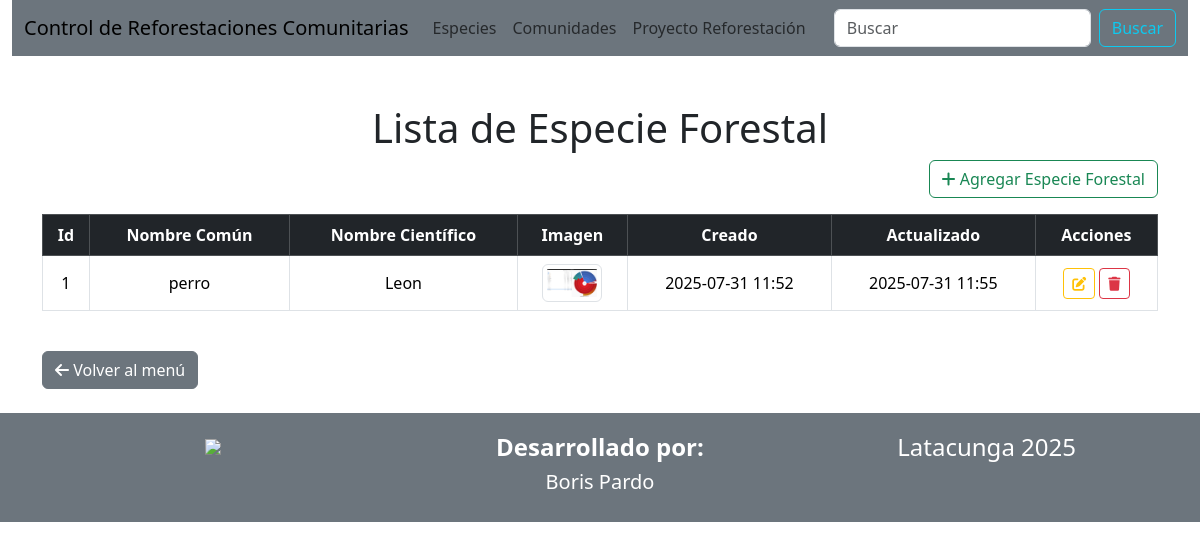
Before: /especie/ with the older database file.
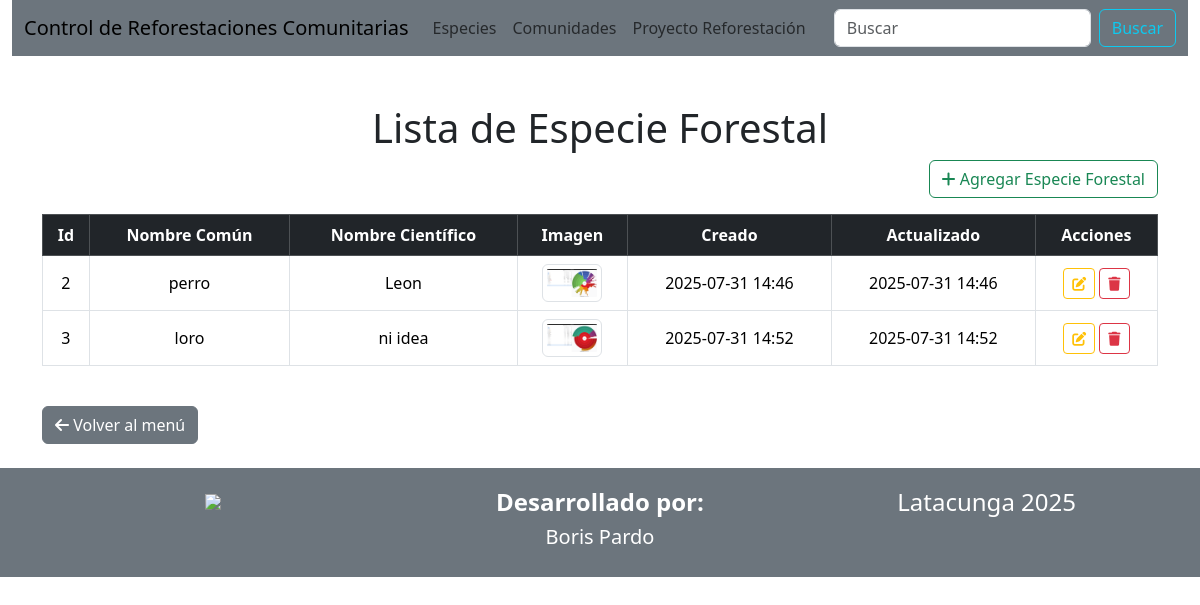
After: the same page with the newer database file.
### Aplicaciones/Especie/models.py (models this page shows, shortened)
class Especie(models.Model):
    nombre_comun = models.CharField(max_length=100)
    nombre_cientifico = models.CharField(max_length=150, blank=True)
    imagen = models.ImageField(upload_to='especies/', blank=True)
    creado = models.DateTimeField(auto_now_add=True)
    actualizado = models.DateTimeField(auto_now=True)

### Aplicaciones/Especie/views.py (the view)
# urls.py: path('', views.listaEspecie, name='lista_especie'),
def listaEspecie(request):
    especies = Especie.objects.all()
    return render(request, 'especie/lista.html', {'especies': especies})

### Aplicaciones/Especie/templates/especie/lista.html (shortened to what this page needs)
{% extends "plantilla.html" %}
{% block contenido %}
<div class="container mt-5">
    <h1 class="text-center">Lista de Especie Forestal</h1>
    <div class="text-end mb-3">
        <a href="{% url 'nuevo_especie' %}" class="btn btn-outline-success">
            <i class="fa fa-plus"></i> Agregar Especie Forestal
        </a>
    </div>
    <div class="table-responsive">
        <table class="table table-bordered table-hover align-middle text-center">
            <thead class="table-dark">
                <tr>
                    <th>Id</th>
                    <th>Nombre Común</th>
                    <th>Nombre Científico</th>
                    <th>Imagen</th>
                    <th>Creado</th>
                    <th>Actualizado</th>
                    <th>Acciones</th>
                </tr>
            </thead>
            <tbody>
                {% for especie in especies %}
                <tr>
                    <td>{{ especie.id }}</td>
                    <td>{{ especie.nombre_comun }}</td>
                    <td>{{ especie.nombre_cientifico }}</td>
                    <td style="position: relative;">
                        {% if especie.imagen %}
                        <img src="{{ especie.imagen.url }}"
                             class="img-thumbnail preview-small"
                             style="width: 60px; cursor: pointer;"
                             data-large="{{ especie.imagen.url }}">
                        {% else %}
                        <span class="text-muted">Sin imagen</span>
                        {% endif %}
                    </td>
                    <td>{{ especie.creado|date:"Y-m-d H:i" }}</td>
                    <td>{{ especie.actualizado|date:"Y-m-d H:i" }}</td>
                    <td>
                        <a href="editar/{{ especie.id }}/" class="btn btn-outline-warning btn-sm" title="Editar">
                            <i class="fa fa-edit"></i>
                        </a>
                        <button onclick="confirmDelete('{{ especie.id }}')" class="btn btn-outline-danger btn-sm" title="Eliminar">
                            <i class="fa fa-trash"></i>
                        </button>
                    </td>
                </tr>
                {% endfor %}
            </tbody>
        </table>
    </div>
    <div class="mt-4">
        <a href="/" class="btn btn-secondary">
            <i class="fa fa-arrow-left"></i> Volver al menú
        </a>
    </div>
 </div>
 {% endblock %}

### templates/plantilla.html (shortened to what this page needs)
<!DOCTYPE html>
<html lang="es">
<head>
    <link rel="stylesheet" href="https://cdnjs.cloudflare.com/ajax/libs/bootstrap/5.3.3/css/bootstrap.min.css" />
    <link rel="stylesheet" href="https://cdnjs.cloudflare.com/ajax/libs/font-awesome/6.7.2/css/all.min.css" />
</head>
<body class="container-fluid">
    <nav class="navbar navbar-expand-lg bg-secondary">
        <div class="container-fluid">
            <a class="navbar-brand" href="#"> Control de Reforestaciones Comunitarias</a>
            <div class="collapse navbar-collapse" id="navbarSupportedContent">
                <ul class="navbar-nav me-auto mb-2 mb-lg-0">
                    <li class="nav-item">
                        <a class="nav-link" href="/especie/">Especies</a>
                    </li>
                    <li class="nav-item">
                        <a class="nav-link" href="/comunidad/">Comunidades</a>
                    </li>
                    <li class="nav-item">
                        <a class="nav-link" href="/proyecto/">Proyecto Reforestación</a>
                    </li>
                </ul>
                <form class="d-flex" role="search">
                    <input class="form-control me-2" type="search" placeholder="Buscar" aria-label="Buscar">
                    <button class="btn btn-outline-info" type="submit">Buscar</button>
                </form>
            </div>
        </div>
    </nav>
    {% block contenido %}
    {% endblock %}
    <div class="row bg-secondary mt-4" style="padding:20px; color: white;">
        <div class="col-md-4 text-center">
            <img height="100px" src="https://cdn-icons-png.flaticon.com/512/995/995230.png">
        </div>
        <div class="col-md-4 text-center">
            <h4><b>Desarrollado por:</b></h4>
            <h5>Boris Pardo</h5>
        </div>
        <div class="col-md-4 text-center">
            <h4>Latacunga 2025</h4>
        </div>
    </div>
</body>
</html>

Changed rows visible on the page:
removed Especie: id "1", nombre_comun "perro", nombre_cientifico "Leon", imagen (picture), creado "2025-07-31 11:52", actualizado "2025-07-31 11:55"
added Especie: id "2", nombre_comun "perro", nombre_cientifico "Leon", imagen (picture), creado "2025-07-31 14:46", actualizado "2025-07-31 14:46"
added Especie: id "3", nombre_comun "loro", nombre_cientifico "ni idea", imagen (picture), creado "2025-07-31 14:52", actualizado "2025-07-31 14:52"
